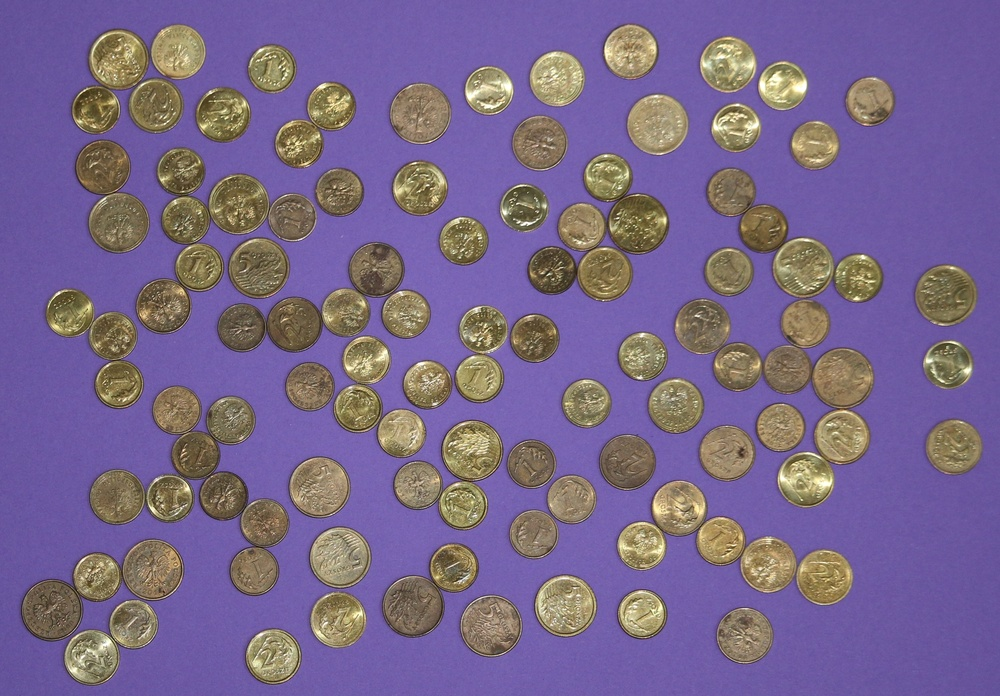
%> input picture Kolos/grosze_03.jpg, 1000 x 696 px, shrunk from 1814 x 1262 before the run
$ octave kolos.m   (GNU Octave 9; MATLAB toolbox functions it lacks are replaced by stand-ins)
%> lines starting %> are read from the running program, lines starting %| are printed output that depends on the picture; in (x1, y1, x2, y2) boxes, pixels count from 0 and x2, y2 are one past the last pixel; in counts of white or black regions, pixels touching at a corner belong together; the program's own positions count from 1
%% binaryzacja
close all; clear; clc;

original = imread('grosze_03.jpg');
%> original is the input picture: size 696x1000x3 uint8; mean R, G, B 120.3, 102.4, 139.9
a=rgb2hsv(original);
%> a: size 696x1000x3 double; mean H, S, V 0.52, 0.404, 0.608
imshow(a);
a=a(:,:,1)<0.3;
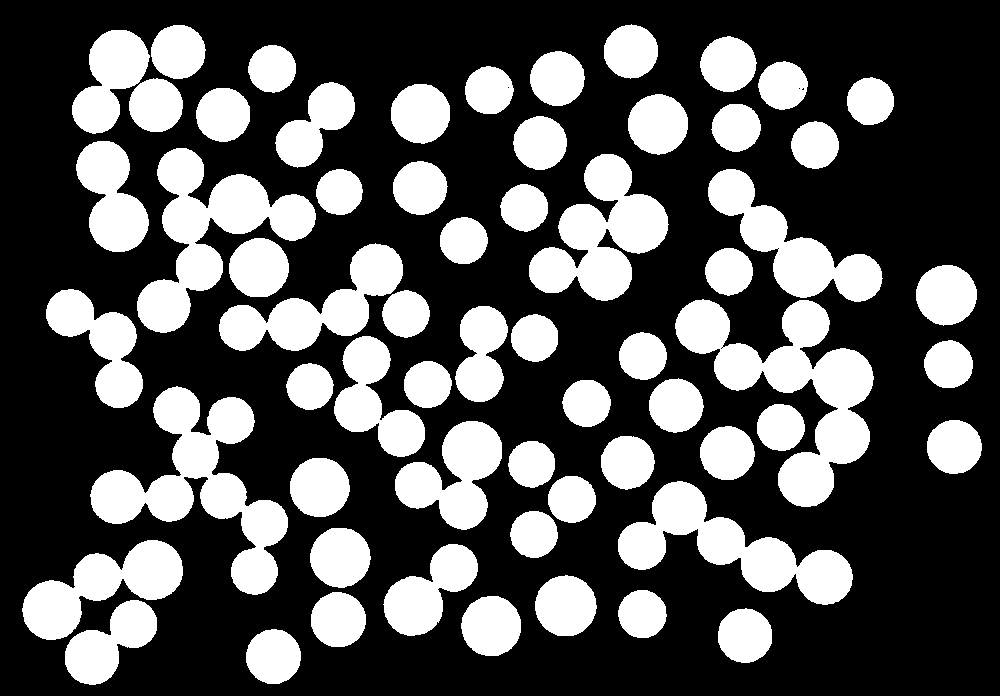
%> a: size 696x1000 logical; 32.5% white; 62 white regions, largest, box (x1, y1, x2, y2) and area: (675, 299, 874, 507) 15366, (90, 386, 288, 595) 14549, (137, 148, 316, 333) 12153
imshow(a);

%% Watershed
b=imerode(a, ones(25));
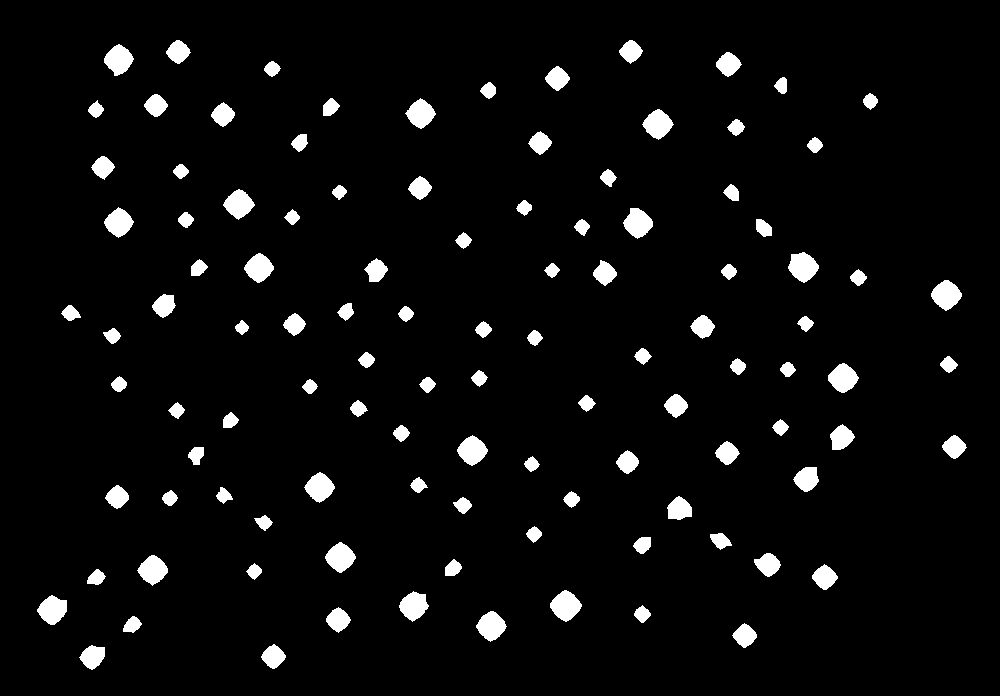
%> b: size 696x1000 logical; 4.7% white; 108 white regions, largest, box (x1, y1, x2, y2) and area: (550, 590, 582, 622) 657, (788, 252, 819, 283) 645, (931, 280, 962, 311) 627
L=bwdist(b);
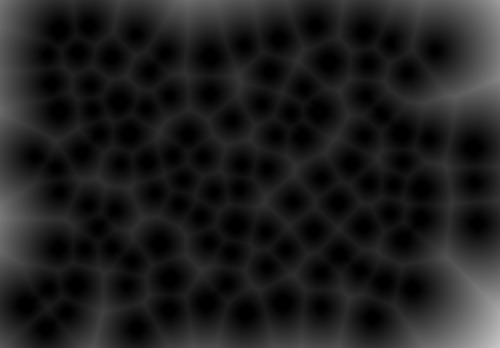
%> L: size 696x1000 single (shown at 1/2 size); min 0, max 199.8, mean 30.7
L=watershed(L);
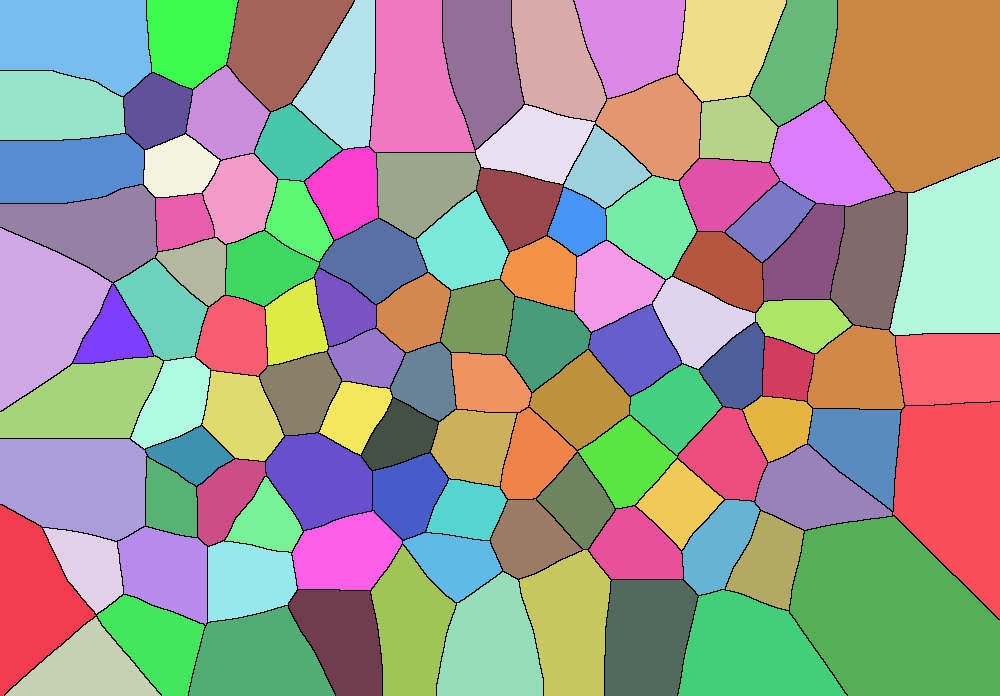
%> L: size 696x1000 uint8; 109 distinct labels, from 0 to 108; one colour per label, 0 black
a=a & (L>0);
%> a: size 696x1000 logical; 32.5% white; 108 white regions
imshow(a);

%% etykietowanie

[aseg, N] = bwlabel(a);
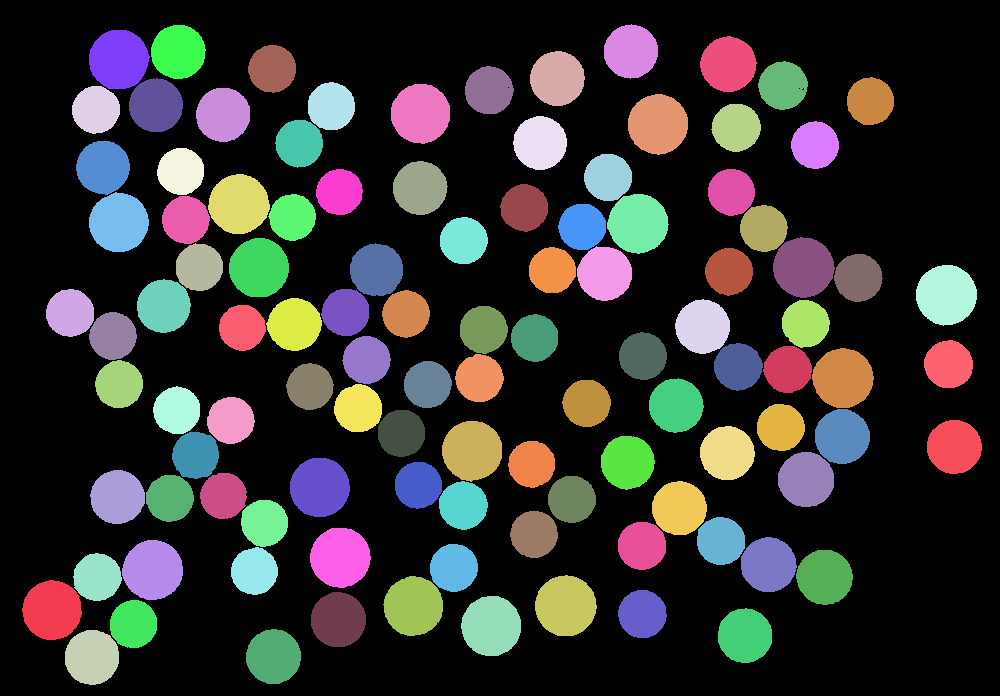
%> aseg: size 696x1000 double; 109 distinct labels, from 0 to 108; one colour per label, 0 black
%> N = 108
region = regionprops(uint8(aseg), 'all');
%> region = 108 regions; largest, box (x1, y1, x2, y2), Area, Centroid, MajorAxisLength, MinorAxisLength and Eccentricity: (535, 575, 597, 636) 2940 [566.3 606.4] 61.47 60.93 0.133, (916, 265, 977, 326) 2888 [946.9 295.6] 61.03 60.28 0.157, (773, 237, 835, 298) 2883 [804.1 267.9] 61.26 59.96 0.205
pole=zeros(1,N);
%obwod=zeros(1,N);

for k=1:N
    temp=(aseg==k);
    pole(1,k)=bwarea(temp);
    %obwod(1,k)=bwarea(bwperim(temp));
end
%> this loop made 108 passes
%> after the loop, pole = 108 values, max 2948.9 at index 68, min 1675.6 at index 27, mean 2098.8


%% Zliczenie sumy
[count,edges]=histcounts(pole,3);
%> count = [62 28 18]; edges = [1675.6 2100 2524.5 2948.9]
suma=(count(1)+count(2)*2+count(3)*5)/100;
%> suma = 2.08
suma
%> suma = 2.08

%% Zrobioenie obdodów kolorowych
result=original;

for k=1:sum(count)
    temp=(aseg==k);

    if (pole(k) > edges(1) && pole(k)<edges(2))
        result = imoverlay(result, bwperim(temp), 'r');
    end

    if (pole(k) > edges(2) && pole(k)<edges(3))
        result = imoverlay(result, bwperim(temp), 'g');
    end

    if (pole(k) > edges(3) && pole(k)<edges(4))
        result = imoverlay(result, bwperim(temp), 'b');
    end

end
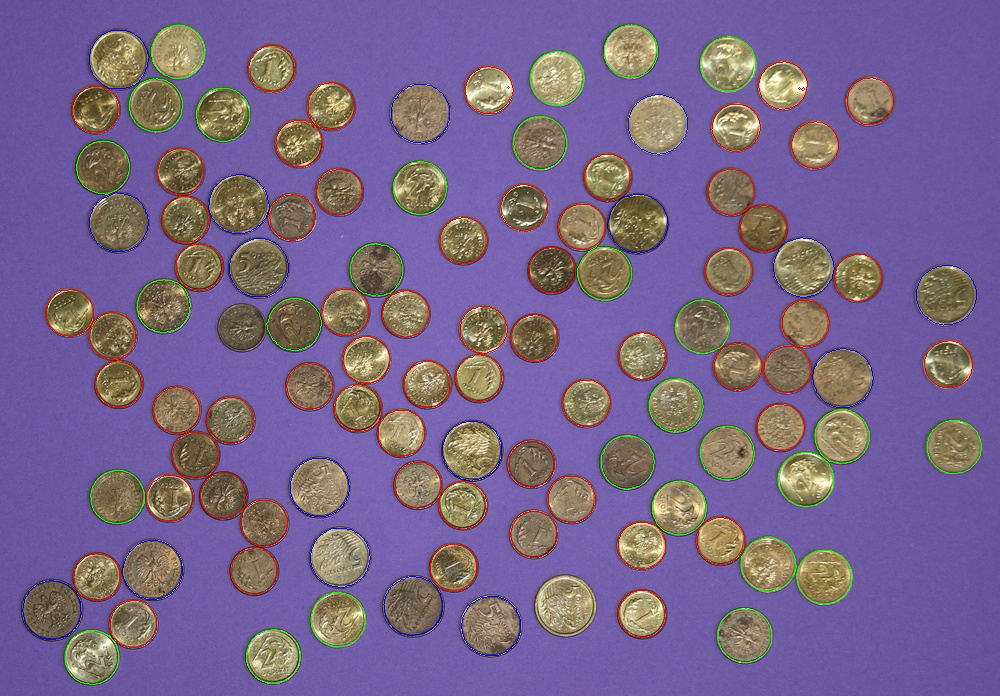
%> result: size 696x1000x3 uint8; 2.2% of pixels changed, all inside (x1, y1, x2, y2) = (22, 24, 982, 685)


imshow(result)

$ run again, with Kolos/grosze_02.jpg copied over Kolos/grosze_03.jpg
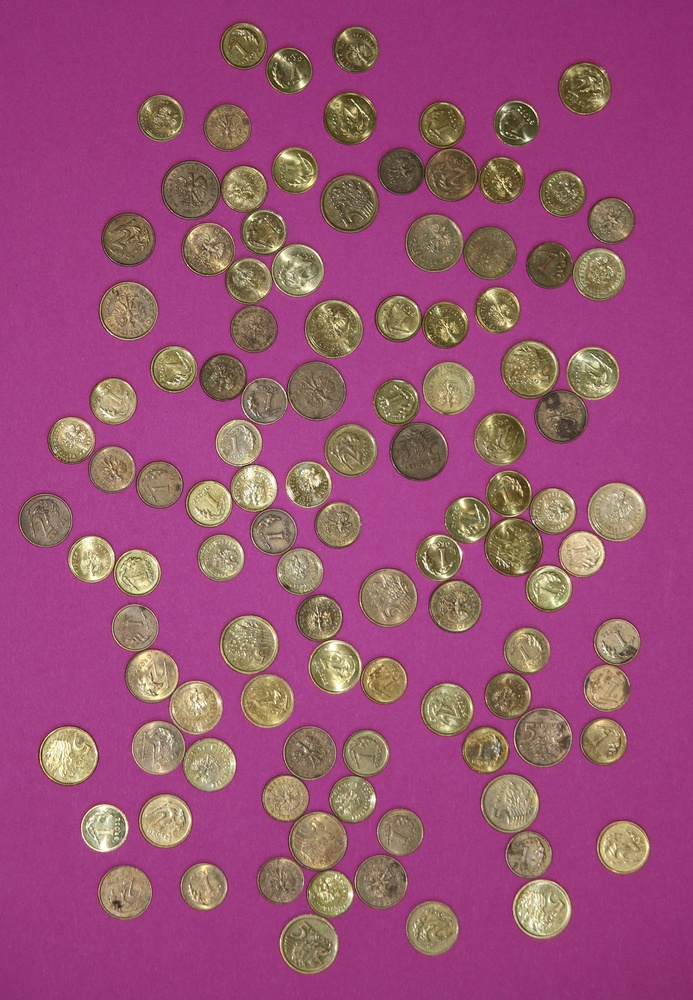
%> input picture Kolos/grosze_02.jpg, 693 x 1000 px, shrunk from 1476 x 2130 before the run
%> original is the input picture: size 1000x693x3 uint8; mean R, G, B 154.3, 81, 117.6
%> b: size 1000x693 logical; 3.9% white; 108 white regions, largest, box (x1, y1, x2, y2) and area: (304, 826, 332, 856) 608, (294, 928, 324, 959) 577, (528, 894, 557, 924) 563
%> `[aseg, N] = bwlabel(a);`:
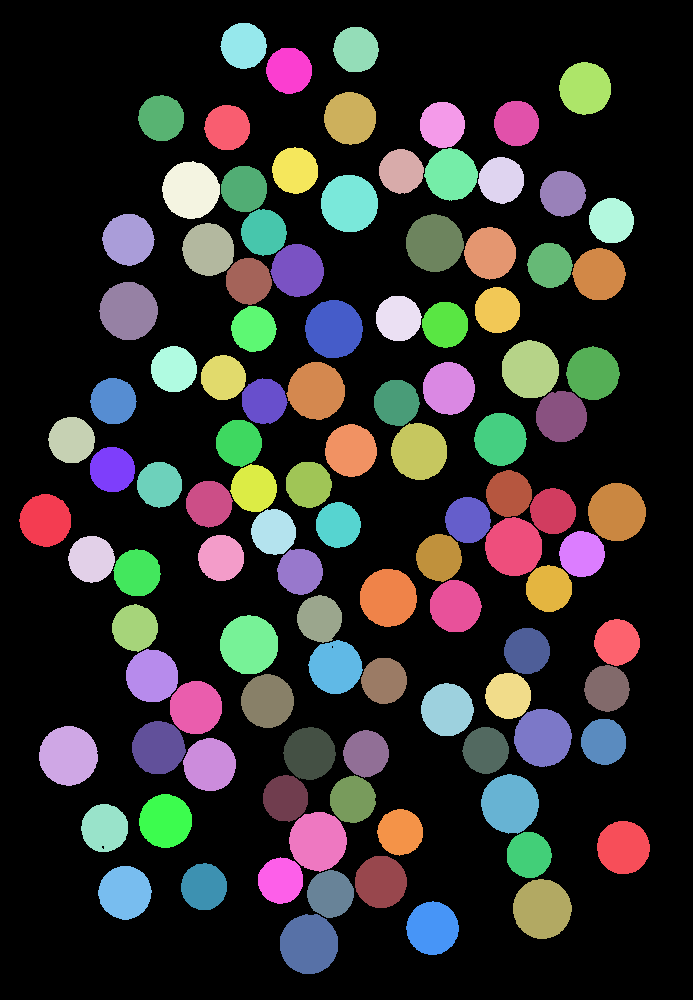
%> aseg: size 1000x693 double; 109 distinct labels, from 0 to 108; one colour per label, 0 black
%> N = 108
%> region = 108 regions; largest, box (x1, y1, x2, y2), Area, Centroid, MajorAxisLength, MinorAxisLength and Eccentricity: (280, 914, 338, 974) 2760 [309.6 944.7] 60.09 58.52 0.227, (513, 879, 572, 939) 2749 [542.7 909.6] 59.81 58.55 0.204, (39, 726, 98, 786) 2748 [69 756.4] 59.5 58.83 0.15
%> the loop `for k=1:N` made 108 passes
%> after the loop `for k=1:N`: pole = 108 values, max 2768.4 at index 45, min 1557.9 at index 67, mean 1962
%> count = [62 28 18]; edges = [1557.9 1961.4 2364.9 2768.4]
%> `suma=(count(1)+count(2)*2+count(3)*5)/100;`: suma = 2.08
%> the loop `for k=1:sum(count)` made 108 passes
%> after the loop `for k=1:sum(count)`:
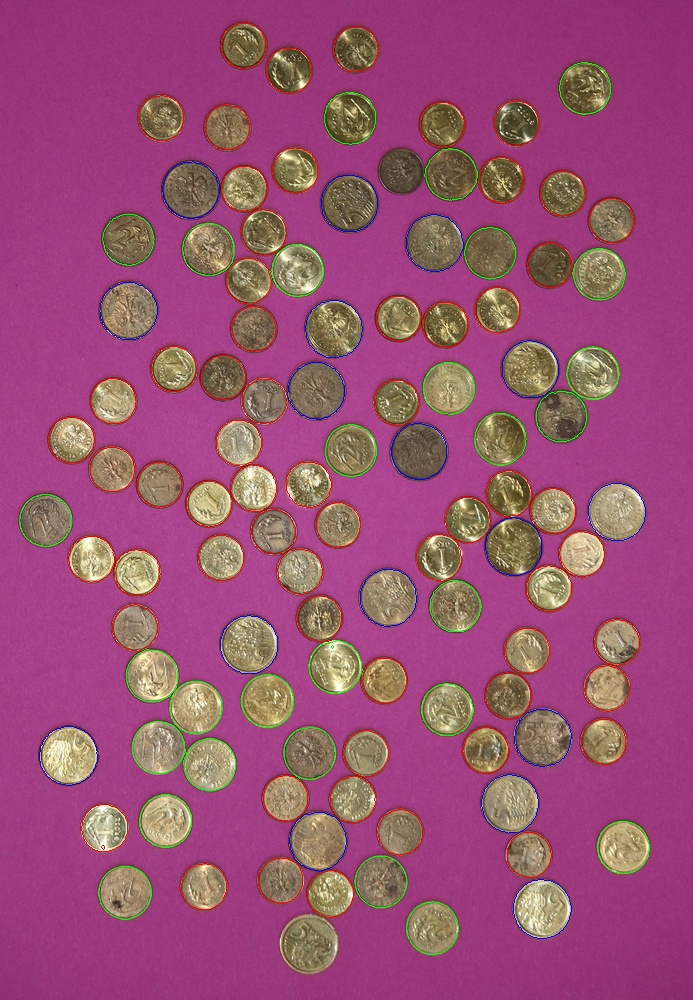
%> result: size 1000x693x3 uint8; 2.13% of pixels changed, all inside (x1, y1, x2, y2) = (19, 23, 650, 955)

$ run again, with Kolos/grosze_04.jpg copied over Kolos/grosze_03.jpg
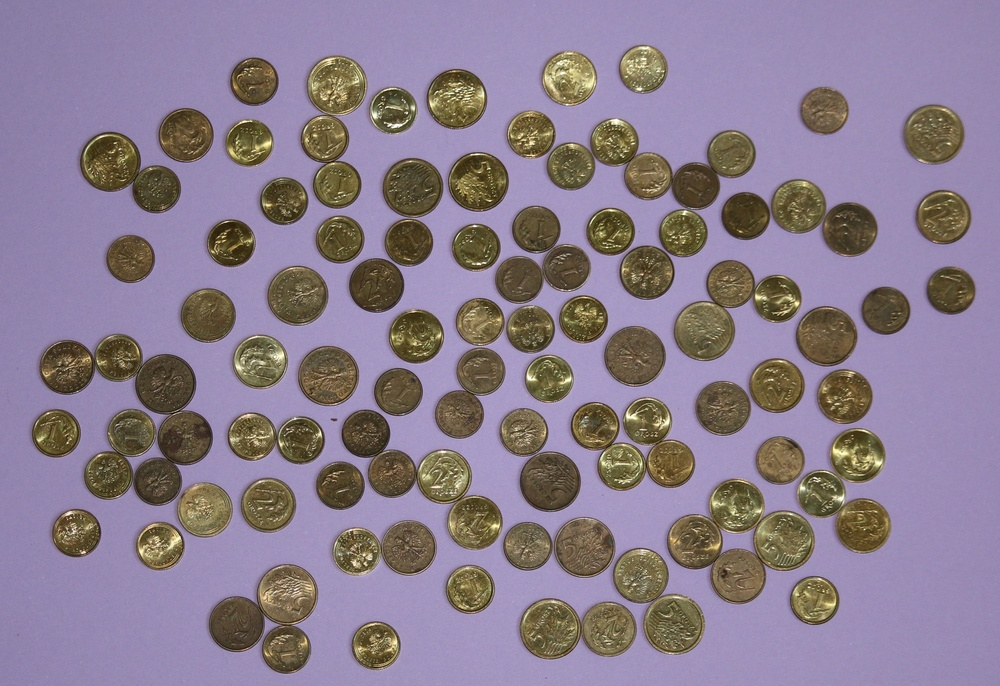
%> input picture Kolos/grosze_04.jpg, 1000 x 686 px, shrunk from 1941 x 1332 before the run
%> original is the input picture: size 686x1000x3 uint8; mean R, G, B 138.3, 124.8, 141.6
%> b: size 686x1000 logical; 4.7% white; 108 white regions, largest, box (x1, y1, x2, y2) and area: (768, 525, 800, 556) 732, (658, 608, 690, 640) 681, (535, 613, 566, 645) 634
%> `[aseg, N] = bwlabel(a);`:
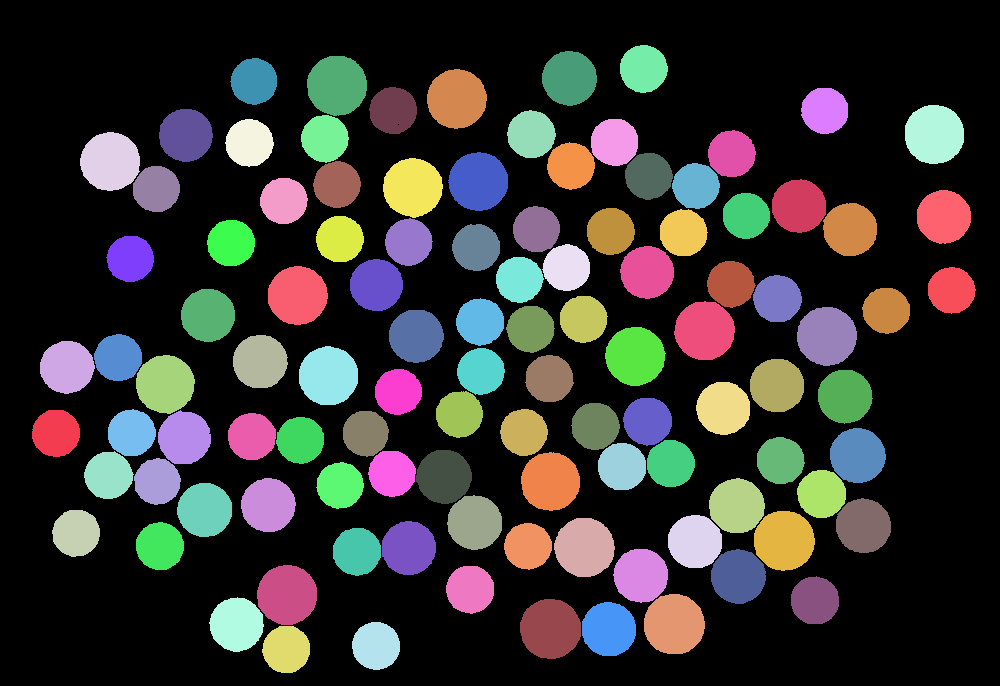
%> aseg: size 686x1000 double; 109 distinct labels, from 0 to 108; one colour per label, 0 black
%> N = 108
%> region = 108 regions; largest, box (x1, y1, x2, y2), Area, Centroid, MajorAxisLength, MinorAxisLength and Eccentricity: (644, 594, 705, 654) 2920 [674.7 624.8] 61.32 60.67 0.146, (520, 599, 581, 659) 2893 [551 629.4] 61.32 60.1 0.199, (754, 511, 815, 571) 2887 [784.8 541.2] 61.21 60.09 0.191
%> the loop `for k=1:N` made 108 passes
%> after the loop `for k=1:N`: pole = 108 values, max 2928.5 at index 80, min 1660.4 at index 36, mean 2075.3
%> count = [62 28 18]; edges = [1660.4 2083.1 2505.8 2928.5]
%> `suma=(count(1)+count(2)*2+count(3)*5)/100;`: suma = 2.08
%> the loop `for k=1:sum(count)` made 108 passes
%> after the loop `for k=1:sum(count)`:
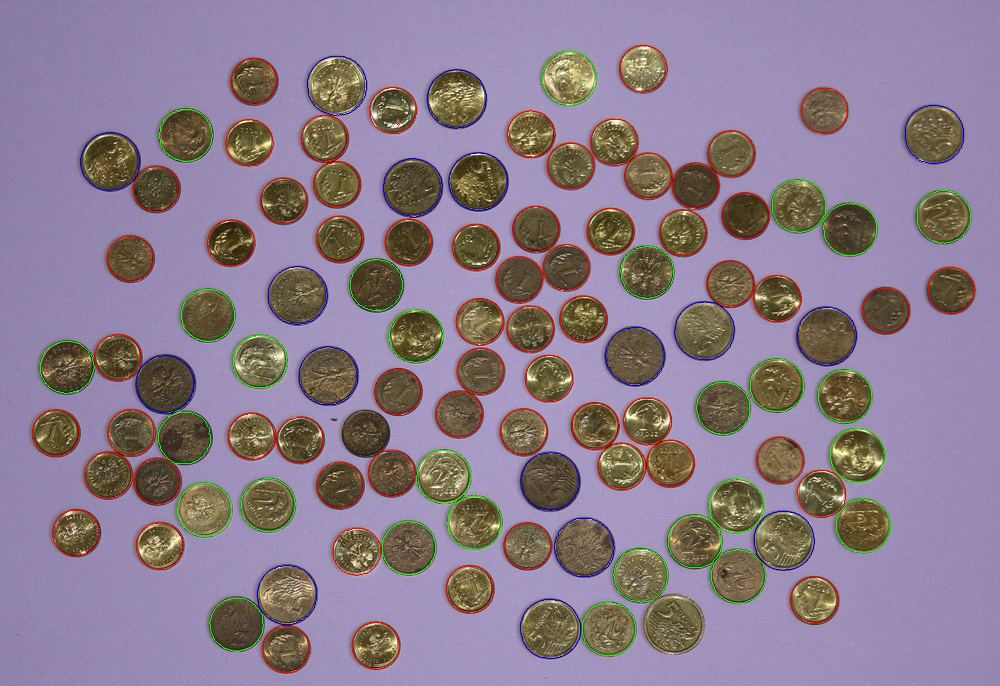
%> result: size 686x1000x3 uint8; 2.22% of pixels changed, all inside (x1, y1, x2, y2) = (32, 45, 976, 673)
